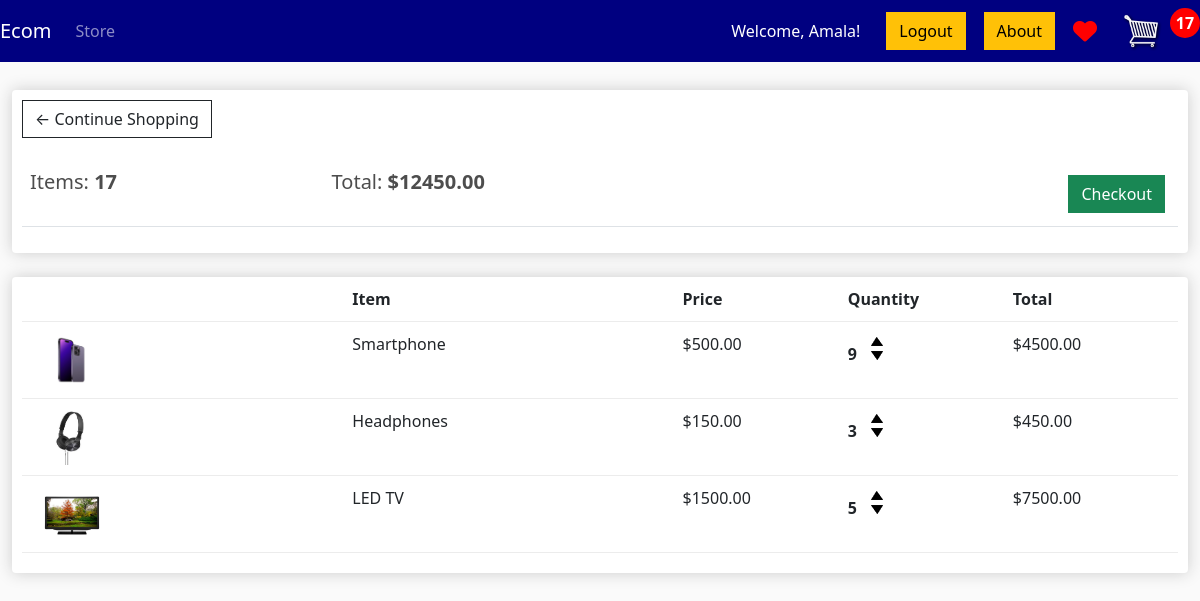
The app's page /cart/ (signed in) with its own data.
### store/models.py (models this page shows, shortened)
class Order(models.Model):
    customer = models.ForeignKey(Customer, on_delete=models.SET_NULL, null=True, blank=True)
    date_ordered = models.DateTimeField(auto_now_add=True)
    complete = models.BooleanField(default=False)
    transaction_id = models.CharField(max_length=100, null=True)
    @property
    def get_cart_total(self):
        orderitems = self.orderitem_set.all()
        total = sum([item.get_total for item in orderitems])
        return total
    @property
    def get_cart_items(self):
        orderitems = self.orderitem_set.all()
        total = sum([item.quantity for item in orderitems])
        return total

class OrderItem(models.Model):
    product = models.ForeignKey(Product, on_delete=models.SET_NULL, null=True)
    order = models.ForeignKey(Order, on_delete=models.SET_NULL, null=True)
    quantity = models.IntegerField(default=0, null=True, blank=True)
    date_added = models.DateTimeField(auto_now_add=True)
    @property
    def get_total(self):
        total = self.product.price * self.quantity
        return total

class Product(models.Model):
    name = models.CharField(max_length=200)
    price = models.FloatField()
    description = models.TextField(default="No description available")
    category = models.CharField(max_length=100, blank=True, null=True)
    brand = models.CharField(max_length=100, blank=True, null=True)
    color = models.CharField(max_length=50, blank=True, null=True)
    warranty = models.CharField(max_length=500, blank=True, null=True)
    image = models.ImageField(null=True, blank=True)
    digital = models.BooleanField(default=False, null=True, blank=True)
    @property
    def imageURL(self):
        try:
            url = self.image.url
        except:
            url = ''
        return url

### store/views.py (the view)
# urls.py: path('cart/', views.cart, name="cart"),
def cart(request):
    data = cartData(request)
    cartItems = data['cartItems']
    order = data['order']
    items = data['items']
    context = {'items': items, 'order': order, 'cartItems': cartItems}
    return render(request, 'store/cart.html', context)

### store/utils.py (called while the page is built)
def cartData(request):
	if request.user.is_authenticated:
		customer = request.user.customer
		order, created = Order.objects.get_or_create(customer=customer, complete=False)
		items = order.orderitem_set.all()
		cartItems = order.get_cart_items
	else:
		cookieData = cookieCart(request)
		cartItems = cookieData['cartItems']
		order = cookieData['order']
		items = cookieData['items']
	return {'cartItems':cartItems ,'order':order, 'items':items}

### store/templates/store/cart.html
{% extends 'store/main.html' %}
{% load static %}
{% block content %}
	<div class="row">
		<div class="col-lg-12">
			<div class="box-element">
				<a  class="btn btn-outline-dark" href="{% url 'store' %}">&#x2190; Continue Shopping</a>
				<br>
				<br>
				<table class="table">
					<tr>
						<th><h5>Items: <strong>{{order.get_cart_items}}</strong></h5></th>
						<th><h5>Total:<strong> ${{order.get_cart_total|floatformat:2}}</strong></h5></th>
						<th>
							<a  style="float:right; margin:5px;" class="btn btn-success" href="{% url 'checkout' %}">Checkout</a>
						</th>
					</tr>
				</table>
			</div>
			<br>
			<div class="box-element">
				<div class="cart-row">
					<div style="flex:2"></div>
					<div style="flex:2"><strong>Item</strong></div>
					<div style="flex:1"><strong>Price</strong></div>
					<div style="flex:1"><strong>Quantity</strong></div>
					<div style="flex:1"><strong>Total</strong></div>
				</div>
				{% for item in items %}
				<div class="cart-row">
					<div style="flex:2"><img class="row-image" src="{{item.product.imageURL}}"></div>
					<div style="flex:2"><p>{{item.product.name}}</p></div>
					<div style="flex:1"><p>${{item.product.price|floatformat:2}}</p></div>
					<div style="flex:1">
						<p class="quantity">{{item.quantity}}</p>
						<div class="quantity">
							<img data-product="{{item.product.id}}" data-action="add" class="chg-quantity update-cart" src="{% static  'images/arrow-up.png' %}">
							<img data-product="{{item.product.id}}" data-action="remove" class="chg-quantity update-cart" src="{% static  'images/arrow-down.png' %}">
						</div>
					</div>
					<div style="flex:1"><p>${{item.get_total|floatformat:2}}</p></div>
				</div>
				{% endfor %}
			</div>
		</div>
	</div>
{% endblock content %}

### store/templates/store/main.html (shortened to what this page needs)
<!DOCTYPE html>
{% load static %}
<html lang="en">
<head>
    <link href="https://cdn.jsdelivr.net/npm/bootstrap@5.0.2/dist/css/bootstrap.min.css" rel="stylesheet"
>
    <link href="https://cdnjs.cloudflare.com/ajax/libs/font-awesome/6.0.0-beta3/css/all.min.css" rel="stylesheet">
    <link rel="stylesheet" type="text/css" href="{% static 'css/main.css' %}">
</head>
<body>
    <nav class="navbar navbar-expand-lg navbar-dark fixed-top navbar-navy">
        <a class="navbar-brand" href="{% url 'store' %}">Ecom</a>
        <div class="collapse navbar-collapse" id="navbarSupportedContent">
            <ul class="navbar-nav me-auto mb-2 mb-lg-0">
                <li class="nav-item active">
                    <a class="nav-link" href="{% url 'store' %}">Store <span class="visually-hidden">(current)</span></a>
                </li>
            </ul>
            <div class="d-flex align-items-center">
                {% if user.is_authenticated %}
                    <span class="text-white me-3">Welcome, {{ user.username }}!</span>
                    <a href="{% url 'logout_view' %}" class="btn btn-warning me-2">Logout</a>
                {% else %}
                    <a href="{% url 'register' %}" class="btn btn-primary me-2">Register</a>
                    <a href="{% url 'login_view' %}" class="btn btn-warning">Login</a>
                {% endif %}
                <a href="{% url 'about' %}" class="btn btn-warning me-2">About</a>
                <a href="{% url 'wishlist' %}" id="wishlist-icon" class="wishlist-icon" title="Go to Wishlist">
                    <i class="fas fa-heart"></i>
                </a>
                <a href="{% url 'cart' %}">
                    <img id="cart-icon" src="{% static 'images/cart.png' %}" alt="Cart">
                </a>
                <p id="cart-total" class="ms-2">{{ cartItems }}</p>
            </div>
        </div>
    </nav>
    <div class="container-fluid mt-4">
        {% block content %}
        {% endblock content %}
    </div>
</body>
</html>

### static/css/main.css (style rules this page uses)
body { background-color: hsl(0, 0%, 98%); }
h1,h2,h3,h4,h5,h6 { color:hsl(0, 0%, 30%); }
.box-element { box-shadow:hsl(0, 0%, 80%) 0 0 16px; background-color: #fff; border-radius: 4px; padding: 10px; }
#cart-icon { width:25px; display: inline-block; margin-left: 15px; }
.col-lg-4, .col-lg-6, .col-lg-8, .col-lg-12 { margin-top: 10px; }
.btn { border-radius: 0; }
.row-image { width: 100px; }
.cart-row { display: flex; align-items: flex-stretch; padding-bottom: 10px; margin-bottom: 10px; border-bottom: 1px solid #ececec; }
.quantity { display: inline-block; font-weight: 700; padding-right:10px; }
.chg-quantity { width: 12px; cursor: pointer; display: block; margin-top: 5px; transition:.1s; }

### store/templates/store/main.html (style rules this page uses)
.navbar .d-flex { display: flex; align-items: center; justify-content: flex-end; width: 100%; }
.navbar .d-flex a { margin-left: 10px; }
#wishlist-icon .fa-heart { color: red; }
#cart-icon { width: 40px; height: 40px; }
.btn-warning { margin-left: 0; margin-right: 10px; }
.wishlist-icon { font-size: 24px; color: #ff6347; }
.navbar-nav { display: flex; align-items: center; justify-content: space-between; width: 100%; }
body { padding-top: 56px; padding-bottom: 56px; }
.navbar-navy { background-color: #000080; }
#cart-total { color: white; font-weight: bold; background-color: red; border-radius: 50%; padding: 5px 10px; width: 30px; height: 30px; display: flex; justify-content: center; align-items: center; }

### records on screen
Order: get_cart_items "17", get_cart_total "12450.00"
OrderItem: product.imageURL (picture), product.name "Smartphone", product.price "500.00", quantity "9", get_total "4500.00"
OrderItem: product.imageURL (picture), product.name "Headphones", product.price "150.00", quantity "3", get_total "450.00"
OrderItem: product.imageURL (picture), product.name "LED TV", product.price "1500.00", quantity "5", get_total "7500.00"

### other values on screen
{{ user.username }} "Amala"
{{ cartItems }} "17"
